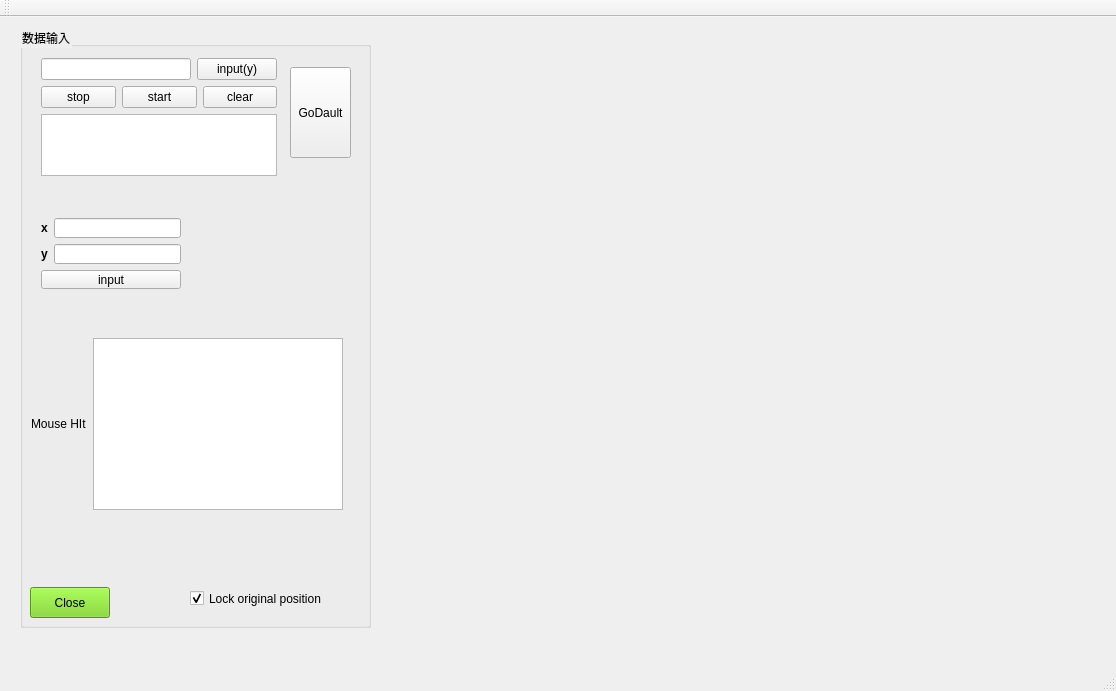
<?xml version="1.0" encoding="UTF-8"?>
<ui version="4.0">
 <class>MainWindow</class>
 <widget class="QMainWindow" name="MainWindow">
  <property name="geometry">
   <rect>
    <x>0</x>
    <y>0</y>
    <width>1116</width>
    <height>691</height>
   </rect>
  </property>
  <property name="windowTitle">
   <string>MainWindow</string>
  </property>
  <widget class="QWidget" name="centralWidget">
   <widget class="QCustomPlot" name="widget" native="true">
    <property name="geometry">
     <rect>
      <x>380</x>
      <y>30</y>
      <width>741</width>
      <height>581</height>
     </rect>
    </property>
   </widget>
   <widget class="QGroupBox" name="groupBox">
    <property name="geometry">
     <rect>
      <x>20</x>
      <y>10</y>
      <width>351</width>
      <height>601</height>
     </rect>
    </property>
    <property name="mouseTracking">
     <bool>false</bool>
    </property>
    <property name="styleSheet">
     <string notr="true">selection-color: rgb(138, 226, 52);</string>
    </property>
    <property name="title">
     <string>数据输入</string>
    </property>
    <widget class="QPushButton" name="pushButton_close">
     <property name="enabled">
      <bool>true</bool>
     </property>
     <property name="geometry">
      <rect>
       <x>10</x>
       <y>560</y>
       <width>80</width>
       <height>31</height>
      </rect>
     </property>
     <property name="styleSheet">
      <string notr="true">border-color: rgb(12, 29, 241);
background-color: rgb(115, 210, 22);
selection-color: qlineargradient(spread:pad, x1:0, y1:0, x2:1, y2:0, stop:0 rgba(9, 41, 4, 255), stop:0.085 rgba(2, 79, 0, 255), stop:0.19 rgba(50, 147, 22, 255), stop:0.275 rgba(236, 191, 49, 255), stop:0.39 rgba(243, 61, 34, 255), stop:0.555 rgba(135, 81, 60, 255), stop:0.667 rgba(121, 75, 255, 255), stop:0.825 rgba(164, 255, 244, 255), stop:0.885 rgba(104, 222, 71, 255), stop:1 rgba(93, 128, 0, 255));</string>
     </property>
     <property name="text">
      <string>Close</string>
     </property>
    </widget>
    <widget class="QCheckBox" name="checkBox">
     <property name="enabled">
      <bool>true</bool>
     </property>
     <property name="geometry">
      <rect>
       <x>170</x>
       <y>560</y>
       <width>170</width>
       <height>23</height>
      </rect>
     </property>
     <property name="acceptDrops">
      <bool>false</bool>
     </property>
     <property name="autoFillBackground">
      <bool>false</bool>
     </property>
     <property name="text">
      <string>Lock original position</string>
     </property>
     <property name="checked">
      <bool>true</bool>
     </property>
     <property name="tristate">
      <bool>false</bool>
     </property>
    </widget>
    <widget class="QPushButton" name="pushButton_back">
     <property name="geometry">
      <rect>
       <x>270</x>
       <y>40</y>
       <width>61</width>
       <height>91</height>
      </rect>
     </property>
     <property name="text">
      <string>GoDault</string>
     </property>
    </widget>
    <widget class="QWidget" name="layoutWidget">
     <property name="geometry">
      <rect>
       <x>10</x>
       <y>20</y>
       <width>258</width>
       <height>140</height>
      </rect>
     </property>
     <layout class="QVBoxLayout" name="verticalLayout_3">
      <item>
       <layout class="QVBoxLayout" name="verticalLayout_2">
        <item>
         <layout class="QHBoxLayout" name="horizontalLayout_2">
          <item>
           <widget class="QLineEdit" name="line_autor"/>
          </item>
          <item>
           <widget class="QPushButton" name="pushButton_input">
            <property name="text">
             <string>input(y)</string>
            </property>
           </widget>
          </item>
         </layout>
        </item>
        <item>
         <layout class="QHBoxLayout" name="horizontalLayout_3">
          <item>
           <widget class="QPushButton" name="pushButton_tend">
            <property name="text">
             <string>stop</string>
            </property>
           </widget>
          </item>
          <item>
           <widget class="QPushButton" name="pushButton_tstart">
            <property name="text">
             <string>start</string>
            </property>
           </widget>
          </item>
          <item>
           <widget class="QPushButton" name="pushButton_clear">
            <property name="text">
             <string>clear</string>
            </property>
           </widget>
          </item>
         </layout>
        </item>
       </layout>
      </item>
      <item>
       <widget class="QTextBrowser" name="textBrowser"/>
      </item>
     </layout>
    </widget>
    <widget class="QWidget" name="layoutWidget">
     <property name="geometry">
      <rect>
       <x>10</x>
       <y>180</y>
       <width>162</width>
       <height>93</height>
      </rect>
     </property>
     <layout class="QVBoxLayout" name="verticalLayout">
      <item>
       <layout class="QFormLayout" name="formLayout_2">
        <item row="0" column="0">
         <widget class="QLabel" name="labelX">
          <property name="text">
           <string>&lt;html&gt;&lt;head/&gt;&lt;body&gt;&lt;p&gt;&lt;span style=&quot; font-weight:600;&quot;&gt;x&lt;/span&gt;&lt;/p&gt;&lt;/body&gt;&lt;/html&gt;</string>
          </property>
         </widget>
        </item>
        <item row="0" column="1">
         <widget class="QLineEdit" name="LineX"/>
        </item>
       </layout>
      </item>
      <item>
       <layout class="QFormLayout" name="formLayout">
        <item row="0" column="0">
         <widget class="QLabel" name="LinelY">
          <property name="text">
           <string>&lt;html&gt;&lt;head/&gt;&lt;body&gt;&lt;p&gt;&lt;span style=&quot; font-weight:600;&quot;&gt;y&lt;/span&gt;&lt;/p&gt;&lt;/body&gt;&lt;/html&gt;</string>
          </property>
         </widget>
        </item>
        <item row="0" column="1">
         <widget class="QLineEdit" name="LineY"/>
        </item>
       </layout>
      </item>
      <item>
       <widget class="QPushButton" name="pushButton">
        <property name="text">
         <string>input</string>
        </property>
       </widget>
      </item>
     </layout>
    </widget>
    <widget class="QWidget" name="layoutWidget">
     <property name="geometry">
      <rect>
       <x>0</x>
       <y>300</y>
       <width>334</width>
       <height>194</height>
      </rect>
     </property>
     <layout class="QHBoxLayout" name="horizontalLayout">
      <item>
       <widget class="QLabel" name="label">
        <property name="text">
         <string>Mouse HIt</string>
        </property>
       </widget>
      </item>
      <item>
       <widget class="QTextBrowser" name="mouse_hit"/>
      </item>
     </layout>
    </widget>
   </widget>
  </widget>
  <widget class="QMenuBar" name="menuBar">
   <property name="geometry">
    <rect>
     <x>0</x>
     <y>0</y>
     <width>1116</width>
     <height>28</height>
    </rect>
   </property>
  </widget>
  <widget class="QToolBar" name="mainToolBar">
   <attribute name="toolBarArea">
    <enum>TopToolBarArea</enum>
   </attribute>
   <attribute name="toolBarBreak">
    <bool>false</bool>
   </attribute>
  </widget>
  <widget class="QStatusBar" name="statusBar"/>
 </widget>
 <layoutdefault spacing="6" margin="11"/>
 <customwidgets>
  <customwidget>
   <class>QCustomPlot</class>
   <extends>QWidget</extends>
   <header location="global">qcustomplot.h</header>
   <container>1</container>
  </customwidget>
 </customwidgets>
 <resources/>
 <connections/>
</ui>
